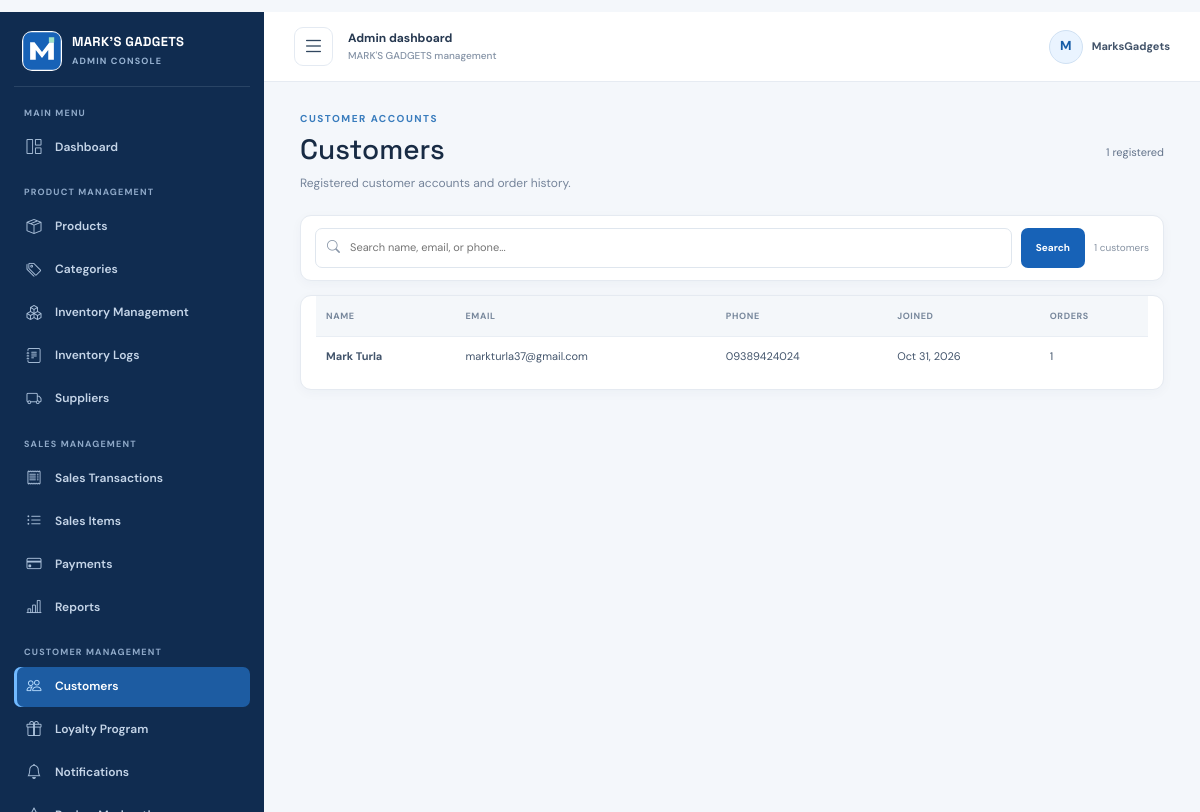
The page /admin/customers (signed in) on the database its author committed.
### backend/models.py (models this page shows, shortened)
class TimestampMixin:
    created_at = db.Column(db.DateTime, nullable=False, default=utc_now)
    updated_at = db.Column(db.DateTime, nullable=False, default=utc_now, onupdate=utc_now)

class User(UserMixin, TimestampMixin, db.Model):
    __tablename__ = "users"
    id = db.Column(db.Integer, primary_key=True)
    name = db.Column(db.String(120), nullable=False)
    email = db.Column(db.String(255), nullable=False, unique=True, index=True)
    phone = db.Column(db.String(30), nullable=False)
    password_hash = db.Column(db.String(255), nullable=False)
    role = db.Column(db.String(20), nullable=False, default="customer", index=True)
    orders = db.relationship("Order", back_populates="user", cascade="all, delete-orphan")
    cart_items = db.relationship("CartItem", back_populates="user", cascade="all, delete-orphan")
    reviews = db.relationship("Review", back_populates="user", cascade="all, delete-orphan")
    @property
    def is_admin(self):
        return self.role == "admin"

### backend/admin.py (the view)
@admin.route("/customers")
@admin_required
def customers():
	if "customers" in inspect(db.engine).get_table_names():
		return redirect(url_for("admin.data_table", dataset="customers"))
	search = request.args.get("q", "").strip()[:100]
	query = User.query.filter_by(role="customer")
	if search:
		term = f"%{search}%"
		query = query.filter(or_(User.name.ilike(term), User.email.ilike(term), User.phone.ilike(term)))
	page = request.args.get("page", 1, type=int)
	pagination = query.order_by(User.created_at.desc()).paginate(page=max(page, 1), per_page=25, error_out=False)
	return render_template("admin/customers.html", pagination=pagination, search=search)

### backend/admin.py (called while the page is built)
def admin_required(view):
	@wraps(view)
	@login_required
	def wrapped(*args, **kwargs):
		if not current_user.is_admin:
			abort(403)
		return view(*args, **kwargs)
	return wrapped

### frontend/templates/admin/customers.html (shortened to what this page needs)
{% extends 'admin/base.html' %}
{% block admin_content %}
<div class="admin-heading"><div><span class="eyebrow">CUSTOMER ACCOUNTS</span><h1>Customers</h1><p class="admin-subtitle">Registered customer accounts and order history.</p></div><span class="muted-copy">{{ pagination.total }} registered</span></div>
<form class="admin-panel admin-search-form" method="get" role="search"><div class="search-input-wrap"><i class="bi bi-search" aria-hidden="true"></i><input id="customer-search" type="search" name="q" value="{{ search }}" maxlength="100" placeholder="Search name, email, or phone..."></div><button class="button button-primary" type="submit">Search</button><span class="search-count">{{ pagination.total }} customers</span></form>
<div class="admin-panel admin-table-panel"><table class="data-table"><thead><tr><th>Name</th><th>Email</th><th>Phone</th><th>Joined</th><th>Orders</th></tr></thead><tbody>
{% for customer in pagination.items %}<tr><td><strong>{{ customer.name }}</strong></td><td>{{ customer.email }}</td><td>{{ customer.phone }}</td><td>{{ customer.created_at.strftime('%b %d, %Y') }}</td><td>{{ customer.orders|length }}</td></tr>{% else %}<tr><td colspan="5">No customers match your search.</td></tr>{% endfor %}
</tbody></table>
</div>
{% endblock %}

### frontend/templates/admin/base.html (shortened to what this page needs)
{% extends 'base.html' %}
{% block body_class %}admin-layout{% endblock %}
{% block head %}
    <link href="https://cdn.jsdelivr.net/npm/bootstrap-icons@1.11.3/font/bootstrap-icons.min.css" rel="stylesheet">
    <link href="{{ url_for('static', filename='css/admin.css') }}" rel="stylesheet">
{% endblock %}
{% block content %}
<div class="admin-shell" id="adminShell">
    <aside class="admin-sidebar" id="adminSidebar" aria-label="Admin navigation">
        <a class="admin-brand" href="{{ url_for('admin.dashboard') }}">
            <img src="{{ url_for('static', filename='images/logo.svg') }}" alt="">
            <span class="admin-brand-copy"><strong>MARK'S GADGETS</strong><small>ADMIN CONSOLE</small></span>
        </a>
        <nav class="admin-nav" aria-label="Dashboard sections">
            <span class="admin-nav-label">MAIN MENU</span>
            <a class="admin-nav-link {% if request.endpoint == 'admin.dashboard' %}is-active{% endif %}" href="{{ url_for('admin.dashboard') }}" title="Dashboard">
                <i class="bi bi-grid-1x2" aria-hidden="true"></i><span>Dashboard</span>
            </a>
            <span class="admin-nav-label">PRODUCT MANAGEMENT</span>
            <a class="admin-nav-link {% if request.endpoint in ['admin.products', 'admin.product_new', 'admin.product_edit'] %}is-active{% endif %}" href="{{ url_for('admin.products') }}" title="Products">
                <i class="bi bi-box-seam" aria-hidden="true"></i><span>Products</span>
            </a>
            <a class="admin-nav-link {% if request.endpoint == 'admin.categories' %}is-active{% endif %}" href="{{ url_for('admin.categories') }}" title="Categories">
                <i class="bi bi-tags" aria-hidden="true"></i><span>Categories</span>
            </a>
            <a class="admin-nav-link {% if request.endpoint == 'admin.inventory' %}is-active{% endif %}" href="{{ url_for('admin.inventory') }}" title="Inventory Management">
                <i class="bi bi-boxes" aria-hidden="true"></i><span>Inventory Management</span>
            </a>
            <a class="admin-nav-link " href="{{ url_for('admin.data_table', dataset='inventory_logs') }}" title="Inventory Logs">
                <i class="bi bi-journal-text" aria-hidden="true"></i><span>Inventory Logs</span>
            </a>
            <a class="admin-nav-link {% if request.endpoint == 'admin.data_table' and request.view_args.dataset == 'suppliers' %}is-active{% endif %}" href="{{ url_for('admin.data_table', dataset='suppliers') }}" title="Suppliers">
                <i class="bi bi-truck" aria-hidden="true"></i><span>Suppliers</span>
            </a>
            <span class="admin-nav-label">SALES MANAGEMENT</span>
            <a class="admin-nav-link " href="{{ url_for('admin.sales') }}" title="Sales Transactions">
                <i class="bi bi-receipt" aria-hidden="true"></i><span>Sales Transactions</span>
            </a>
            <a class="admin-nav-link {% if request.endpoint == 'admin.data_table' and request.view_args.dataset == 'sale_items' %}is-active{% endif %}" href="{{ url_for('admin.data_table', dataset='sale_items') }}" title="Sales Items">
                <i class="bi bi-list-ul" aria-hidden="true"></i><span>Sales Items</span>
            </a>
            <a class="admin-nav-link {% if request.endpoint == 'admin.data_table' and request.view_args.dataset == 'payments' %}is-active{% endif %}" href="{{ url_for('admin.data_table', dataset='payments') }}" title="Payments">
                <i class="bi bi-credit-card" aria-hidden="true"></i><span>Payments</span>
            </a>
            <a class="admin-nav-link " href="{{ url_for('admin.reports') }}" title="Reports">
                <i class="bi bi-bar-chart-line" aria-hidden="true"></i><span>Reports</span>
            </a>
            <span class="admin-nav-label">CUSTOMER MANAGEMENT</span>
            <a class="admin-nav-link {% if request.endpoint == 'admin.customers' %}is-active{% endif %}" href="{{ url_for('admin.customers') }}" title="Customers">
                <i class="bi bi-people" aria-hidden="true"></i><span>Customers</span>
            </a>
            <a class="admin-nav-link {% if request.endpoint == 'admin.data_table' and request.view_args.dataset == 'loyalty' %}is-active{% endif %}" href="{{ url_for('admin.data_table', dataset='loyalty') }}" title="Loyalty Program">
                <i class="bi bi-gift" aria-hidden="true"></i><span>Loyalty Program</span>
            </a>
            <a class="admin-nav-link " href="{{ url_for('admin.data_table', dataset='notifications') }}" title="Notifications">
                <i class="bi bi-bell" aria-hidden="true"></i><span>Notifications</span>
            </a>
            <a class="admin-nav-link {% if request.endpoint in ['admin.reviews', 'admin.review_moderate'] %}is-active{% endif %}" href="{{ url_for('admin.reviews') }}" title="Review Moderation">
                <i class="bi bi-star" aria-hidden="true"></i><span>Review Moderation</span>
            </a>
        </nav>
    </aside>
    <div class="admin-main">
        <header class="admin-topbar">
            <button class="admin-menu-toggle" id="adminMenuToggle" type="button" aria-label="Toggle sidebar" aria-controls="adminSidebar" aria-expanded="true">
                <i class="bi bi-list" aria-hidden="true"></i>
            </button>
            <div class="admin-topbar-title"><span>Admin dashboard</span><small>MARK'S GADGETS management</small></div>
            <div class="admin-user-chip"><span class="admin-user-avatar">{{ current_user.name[:1]|upper }}</span><span>{{ current_user.name }}</span></div>
        </header>
        <div class="admin-content">{% block admin_content %}{% endblock %}</div>
    </div>
</div>
{% endblock %}

### frontend/static/css/style.css (style rules this page uses)
:root { --ink: #17243a; --muted: #64748b; --navy: #0d3972; --blue: #1762b7; --blue-bright: #2781db; --sky: #e7f2ff; --line: #dce5ef; --paper: #fff; --wash: #f5f8fc; --mint: #c9efdf; --font-body: "DM Sans", "Segoe UI", sans-serif; --font-display: "Space Grotesk", "Trebuchet MS", sans-serif; }
* { box-sizing: border-box; }
body { margin: 0; color: var(--ink); background: var(--paper); font-family: var(--font-body); font-size: 15px; line-height: 1.6; }
a { color: inherit; text-decoration: none; }
img { display: block; max-width: 100%; }
button, input, select, textarea { font: inherit; }
h1, h2, h3, p { margin-top: 0; }
h1, h2, h3, .brand-copy strong { font-family: var(--font-display); letter-spacing: 0; }
.button { min-height: 46px; display: inline-flex; justify-content: center; align-items: center; gap: 12px; padding: 0 19px; border: 1px solid transparent; border-radius: 4px; font-size: 13px; font-weight: 700; transition: background .18s ease, transform .18s ease, border-color .18s ease; cursor: pointer; }
.button-primary { color: white; background: var(--blue); }
.eyebrow { display: block; margin-bottom: 11px; color: #397cbd; font-size: 10px; font-weight: 700; letter-spacing: .15em; line-height: 1.4; }
.review-form small, .muted-copy { color: var(--muted); font-size: 11px; }
.data-table { width: 100%; border-collapse: collapse; font-size: 12px; }
.data-table th { padding: 12px 11px; color: #687992; background: #f4f7fa; font-size: 9px; letter-spacing: .06em; text-align: left; text-transform: uppercase; }
.data-table td { padding: 14px 11px; border-bottom: 1px solid #e8edf2; vertical-align: middle; }

### rows shown on the page
User: name "M", name "MarksGadgets"
User: name "Mark Turla", email "markturla37@gmail.com", phone "09389424024", created_at "Oct 31, 2026", orders|length "1"

### other values the page prints
{{ pagination.total }} "1"
